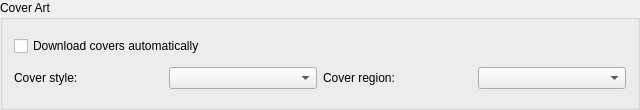
<?xml version="1.0" encoding="UTF-8"?>
<ui version="4.0">
 <class>CoverArtSettingsGroup</class>
 <widget class="QGroupBox" name="CoverArtSettingsGroup">
  <property name="geometry">
   <rect>
    <x>0</x>
    <y>0</y>
    <width>640</width>
    <height>110</height>
   </rect>
  </property>
  <property name="title">
   <string>Cover Art</string>
  </property>
  <layout class="QGridLayout" name="coverArtLayout">
   <item row="0" column="0" colspan="4">
    <widget class="QCheckBox" name="autoDownloadCovers">
     <property name="text">
      <string>Download covers automatically</string>
     </property>
    </widget>
   </item>
   <item row="1" column="0">
    <widget class="QLabel" name="coverStyleLabel">
     <property name="text">
      <string>Cover style:</string>
     </property>
     <property name="buddy">
      <cstring>coverStyle</cstring>
     </property>
    </widget>
   </item>
   <item row="1" column="1">
    <widget class="QComboBox" name="coverStyle"/>
   </item>
   <item row="1" column="2">
    <widget class="QLabel" name="coverRegionLabel">
     <property name="text">
      <string>Cover region:</string>
     </property>
     <property name="buddy">
      <cstring>coverRegion</cstring>
     </property>
    </widget>
   </item>
   <item row="1" column="3">
    <widget class="QComboBox" name="coverRegion"/>
   </item>
  </layout>
 </widget>
 <resources/>
 <connections/>
</ui>
